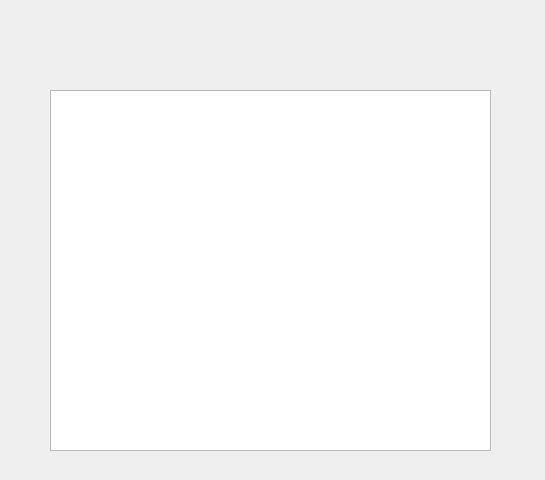
<?xml version="1.0" encoding="UTF-8"?>
<ui version="4.0">
 <class>AdViewerDialog</class>
 <widget class="QDialog" name="AdViewerDialog">
  <property name="geometry">
   <rect>
    <x>0</x>
    <y>0</y>
    <width>545</width>
    <height>480</height>
   </rect>
  </property>
  <property name="windowTitle">
   <string>Dialog</string>
  </property>
  <widget class="QListWidget" name="adsListWidget">
   <property name="geometry">
    <rect>
     <x>50</x>
     <y>90</y>
     <width>441</width>
     <height>361</height>
    </rect>
   </property>
  </widget>
 </widget>
 <resources/>
 <connections/>
</ui>
